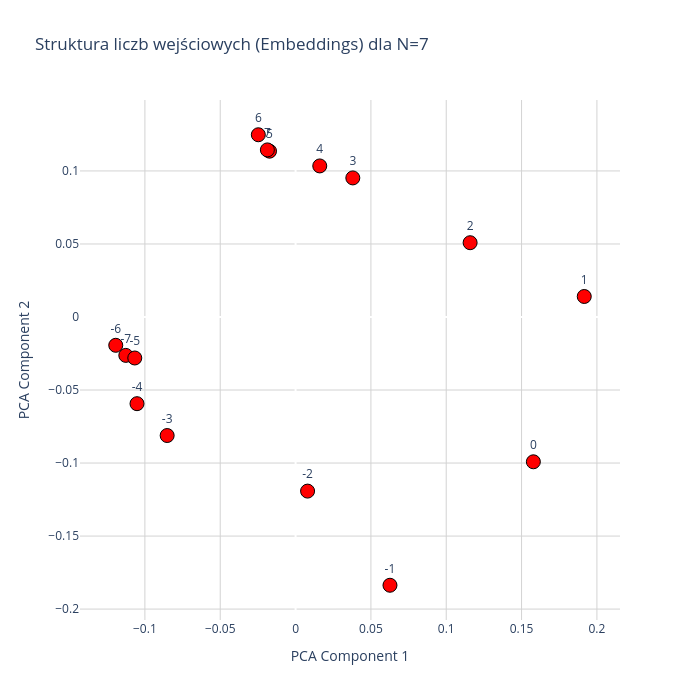

This figure's notebook cell:
### Code cell
model, N = GetModelFromConfig("")

model_path = r"checkpoint_epoch_7000.pt"

checkpoint = torch.load(model_path, map_location="cpu")

model_weights = checkpoint["model_state_dict"]
model.load_state_dict(model_weights)

plot_input_only_plotly(model, N=N)

### Figure 1 — Plotly figure (JSON) as saved in the notebook; plotly's stock layout.template omitted (floating-point values rounded to 4 significant figures)
{"data": [{"hoverinfo": "text", "hovertext": ["Wartość wejściowa: -7<br>Index w embed: 91", "Wartość wejściowa: -6<br>Index w embed: 92", "Wartość wejściowa: -5<br>Index w embed: 93", "Wartość wejściowa: -4<br>Index w embed: 94", "Wartość wejściowa: -3<br>Index w embed: 95", "Wartość wejściowa: -2<br>Index w embed: 96", "Wartość wejściowa: -1<br>Index w embed: 97", "Wartość wejściowa: 0<br>Index w embed: 98", "Wartość wejściowa: 1<br>Index w embed: 99", "Wartość wejściowa: 2<br>Index w embed: 100", "Wartość wejściowa: 3<br>Index w embed: 101", "Wartość wejściowa: 4<br>Index w embed: 102", "Wartość wejściowa: 5<br>Index w embed: 103", "Wartość wejściowa: 6<br>Index w embed: 104", "Wartość wejściowa: 7<br>Index w embed: 105"], "marker": {"color": "red", "line": {"color": "black", "width": 1}, "size": 14}, "mode": "markers+text", "text": ["-7", "-6", "-5", "-4", "-3", "-2", "-1", "0", "1", "2", "3", "4", "5", "6", "7"], "textposition": "top center", "type": "scatter", "x": [-0.1127, -0.1193, -0.1067, -0.1052, -0.08522, 0.007969, 0.06265, 0.1578, 0.1916, 0.1158, 0.03799, 0.01605, -0.01729, -0.02472, -0.01872], "y": [-0.02628, -0.01939, -0.02807, -0.05935, -0.08116, -0.1192, -0.1837, -0.09914, 0.01404, 0.05086, 0.09522, 0.1034, 0.1135, 0.1248, 0.1144]}], "layout": {"height": 700, "plot_bgcolor": "white", "title": {"text": "Struktura liczb wejściowych (Embeddings) dla N=7"}, "width": 700, "xaxis": {"gridcolor": "lightgray", "showgrid": true, "title": {"text": "PCA Component 1"}}, "yaxis": {"gridcolor": "lightgray", "showgrid": true, "title": {"text": "PCA Component 2"}}}}
